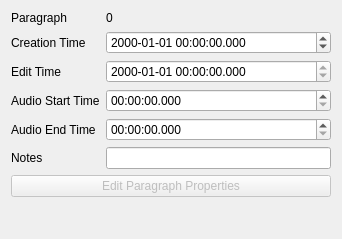
           <widget class="QWidget" name="scrollAreaWidgetContents_4">
            <property name="geometry">
             <rect>
              <x>0</x>
              <y>0</y>
              <width>342</width>
              <height>239</height>
             </rect>
            </property>
            <layout class="QVBoxLayout" name="verticalLayout_32">
             <item>
              <layout class="QFormLayout" name="formLayout_2">
               <item row="0" column="0">
                <widget class="QLabel" name="label_2">
                 <property name="text">
                  <string>Paragraph</string>
                 </property>
                </widget>
               </item>
               <item row="0" column="1">
                <widget class="QLabel" name="editorParagraphLabel">
                 <property name="toolTip">
                  <string>Paragraph number</string>
                 </property>
                 <property name="text">
                  <string>0</string>
                 </property>
                </widget>
               </item>
               <item row="1" column="0">
                <widget class="QLabel" name="label">
                 <property name="text">
                  <string>Creation Time</string>
                 </property>
                </widget>
               </item>
               <item row="1" column="1">
                <widget class="QDateTimeEdit" name="editorCreationTime">
                 <property name="focusPolicy">
                  <enum>Qt::NoFocus</enum>
                 </property>
                 <property name="toolTip">
                  <string>Modifies creation time of paragraph</string>
                 </property>
                 <property name="keyboardTracking">
                  <bool>false</bool>
                 </property>
                 <property name="displayFormat">
                  <string>yyyy-MM-dd hh:mm:ss.zzz</string>
                 </property>
                </widget>
               </item>
               <item row="2" column="0">
                <widget class="QLabel" name="label_6">
                 <property name="text">
                  <string>Edit Time</string>
                 </property>
                </widget>
               </item>
               <item row="2" column="1">
                <widget class="QDateTimeEdit" name="editorEditTime">
                 <property name="focusPolicy">
                  <enum>Qt::NoFocus</enum>
                 </property>
                 <property name="toolTip">
                  <string>Read only. Displays edit time of paragraph. Will change upon any cursor movement.</string>
                 </property>
                 <property name="readOnly">
                  <bool>true</bool>
                 </property>
                 <property name="keyboardTracking">
                  <bool>false</bool>
                 </property>
                 <property name="displayFormat">
                  <string>yyyy-MM-dd hh:mm:ss.zzz</string>
                 </property>
                </widget>
               </item>
               <item row="3" column="0">
                <widget class="QLabel" name="label_4">
                 <property name="text">
                  <string>Audio Start Time</string>
                 </property>
                </widget>
               </item>
               <item row="3" column="1">
                <widget class="QTimeEdit" name="editorAudioStart">
                 <property name="focusPolicy">
                  <enum>Qt::NoFocus</enum>
                 </property>
                 <property name="toolTip">
                  <string>Modifies audio start time of paragraph.</string>
                 </property>
                 <property name="keyboardTracking">
                  <bool>false</bool>
                 </property>
                 <property name="currentSection">
                  <enum>QDateTimeEdit::HourSection</enum>
                 </property>
                 <property name="displayFormat">
                  <string>hh:mm:ss.zzz</string>
                 </property>
                </widget>
               </item>
               <item row="4" column="0">
                <widget class="QLabel" name="label_5">
                 <property name="text">
                  <string>Audio End Time</string>
                 </property>
                </widget>
               </item>
               <item row="4" column="1">
                <widget class="QTimeEdit" name="editorAudioEnd">
                 <property name="focusPolicy">
                  <enum>Qt::NoFocus</enum>
                 </property>
                 <property name="toolTip">
                  <string>Sets audio end time for this paragraph. </string>
                 </property>
                 <property name="keyboardTracking">
                  <bool>false</bool>
                 </property>
                 <property name="displayFormat">
                  <string>hh:mm:ss.zzz</string>
                 </property>
                </widget>
               </item>
               <item row="5" column="0">
                <widget class="QLabel" name="label_7">
                 <property name="text">
                  <string>Notes</string>
                 </property>
                </widget>
               </item>
               <item row="5" column="1">
                <widget class="QLineEdit" name="editorNotes">
                 <property name="focusPolicy">
                  <enum>Qt::NoFocus</enum>
                 </property>
                 <property name="toolTip">
                  <string>Custom notes attached to paragraph</string>
                 </property>
                </widget>
               </item>
              </layout>
             </item>
             <item>
              <widget class="QPushButton" name="submitEdited">
               <property name="enabled">
                <bool>false</bool>
               </property>
               <property name="focusPolicy">
                <enum>Qt::NoFocus</enum>
               </property>
               <property name="toolTip">
                <string>Enable with checkbox in order to submit edits</string>
               </property>
               <property name="text">
                <string>Edit Paragraph Properties</string>
               </property>
              </widget>
             </item>
             <item>
              <spacer name="verticalSpacer_7">
               <property name="orientation">
                <enum>Qt::Vertical</enum>
               </property>
               <property name="sizeHint" stdset="0">
                <size>
                 <width>20</width>
                 <height>40</height>
                </size>
               </property>
              </spacer>
             </item>
            </layout>
           </widget>
